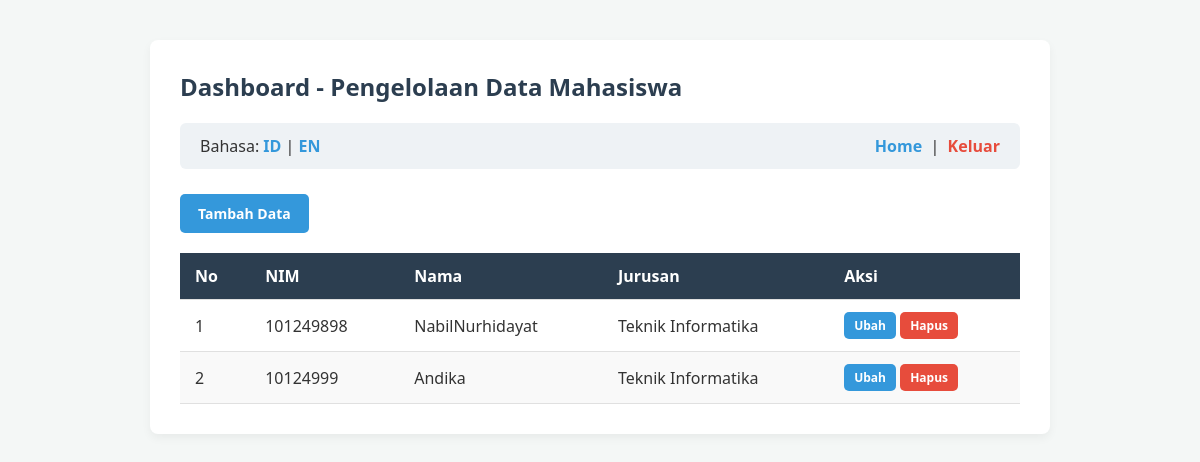
Page /mahasiswa/dashboard.php (signed in) on the committed database.
### tables this page shows
CREATE TABLE `mahasiswa` (
  `id` int(11) NOT NULL,
  `nim` varchar(20) NOT NULL,
  `nama` varchar(100) NOT NULL,
  `jurusan` varchar(100) NOT NULL
);

### lang.php (called while the page is built, shortened)
<?php
$lang = isset($_SESSION['lang']) ? $_SESSION['lang'] : 'id';
$teks = [
    'id' => [
        'title' => 'Pengelolaan Data Mahasiswa',
        'login' => 'Masuk',
        'logout' => 'Keluar',
        'add' => 'Tambah Data',
        'nim' => 'NIM',
        'name' => 'Nama',
        'major' => 'Jurusan',
        'action' => 'Aksi',
        'edit' => 'Ubah',
        'delete' => 'Hapus',
        'save' => 'Simpan',
        'back' => 'Kembali',
        'empty_error' => 'Data tidak boleh kosong!',
        'language' => 'Bahasa'
    ],
    'en' => [
        'title' => 'Student Data Management',
        'login' => 'Login',
        'logout' => 'Logout',
        'add' => 'Add Data',
        'nim' => 'Student ID',
        'name' => 'Name',
        'major' => 'Major',
        'action' => 'Action',
        'edit' => 'Edit',
        'delete' => 'Delete',
        'save' => 'Save',
        'back' => 'Back',
        'empty_error' => 'Data cannot be empty!',
        'language' => 'Language'
    ]
];
?>

### Mahasiswa/dashboard.php (the view, shortened to what this page needs)
<?php
require_once '../lang.php';
require_once '../config.php';
$query = "SELECT * FROM mahasiswa";
$result = mysqli_query($conn, $query);
?>
<!DOCTYPE html>
<html>
<head>
    <link rel="stylesheet" href="../style/style.css">
</head>
<body>
    <div class="container">
        <h2>Dashboard - <?= $teks[$lang]['title']; ?></h2>
        <div class="nav-bar">
            <div>
                <?= $teks[$lang]['language']; ?>: <a href="?lang=id">ID</a> | <a href="?lang=en">EN</a>
            </div>
            <div>
                <a href="../index.php">Home</a> &nbsp;|&nbsp;
                <a href="../auth/logout.php" class="nav-link-logout"><?= $teks[$lang]['logout']; ?></a>
            </div>
        </div>
        <a href="create.php" class="btn"><?= $teks[$lang]['add']; ?></a>
        <div class="table-responsive">
            <table>
                <thead>
                    <tr>
                        <th>No</th>
                        <th><?= $teks[$lang]['nim']; ?></th>
                        <th><?= $teks[$lang]['name']; ?></th>
                        <th><?= $teks[$lang]['major']; ?></th>
                        <th><?= $teks[$lang]['action']; ?></th>
                    </tr>
                </thead>
                <tbody>
                    <?php if (mysqli_num_rows($result) > 0): ?>
                        <?php $i = 1; while ($row = mysqli_fetch_assoc($result)): ?>
                        <tr>
                            <td><?= $i++; ?></td>
                            <td><?= htmlspecialchars($row['nim']); ?></td>
                            <td><?= htmlspecialchars($row['nama']); ?></td>
                            <td><?= htmlspecialchars($row['jurusan']); ?></td>
                            <td>
                                <a href="update.php?id=<?= $row['id']; ?>" class="btn btn-sm"><?= $teks[$lang]['edit']; ?></a>
                                <a href="delete.php?id=<?= $row['id']; ?>" class="btn btn-sm btn-danger" onclick="return confirm('Yakin hapus data ini?');"><?= $teks[$lang]['delete']; ?></a>
                            </td>
                        </tr>
                        <?php endwhile; ?>
                    <?php else: ?>
                        <tr>
                            <td colspan="5" class="text-center">Belum ada data mahasiswa.</td>
                        </tr>
                    <?php endif; ?>
                </tbody>
            </table>
        </div>
    </div>
</body>
</html>

### style/style.css (style rules this page uses)
* { box-sizing: border-box; margin: 0; padding: 0; font-family: 'Segoe UI', Tahoma, Geneva, Verdana, sans-serif; }
body { background-color: #f4f7f6; color: #333; display: flex; justify-content: center; align-items: flex-start; min-height: 100vh; padding: 40px 20px; }
.container { width: 100%; max-width: 900px; background: #ffffff; padding: 30px; border-radius: 8px; box-shadow: 0 4px 10px rgba(0, 0, 0, 0.05); }
h2 { margin-bottom: 20px; color: #2c3e50; }
.nav-bar { display: flex; justify-content: space-between; align-items: center; background: #eef2f5; padding: 12px 20px; border-radius: 6px; margin-bottom: 25px; }
.nav-bar a { color: #3498db; text-decoration: none; font-weight: 600; }
.nav-link-logout { color: #e74c3c !important; }
.btn { display: inline-block; padding: 10px 18px; background-color: #3498db; color: #ffffff; border: none; border-radius: 5px; cursor: pointer; text-decoration: none; font-size: 14px; font-weight: 600; transition: background-color 0.2s ease; }
.btn-danger { background-color: #e74c3c; }
.btn-sm { padding: 5px 10px; font-size: 12px; }
.table-responsive { overflow-x: auto; margin-top: 20px; }
table { width: 100%; border-collapse: collapse; }
table th, table td { padding: 12px 15px; text-align: left; border-bottom: 1px solid #e0e0e0; }
table th { background-color: #2c3e50; color: #ffffff; font-weight: 600; }
table tr:nth-child(even) { background-color: #f9f9f9; }

### rows in the picture
mahasiswa: nim "101249898", nama "NabilNurhidayat", jurusan "Teknik Informatika"
mahasiswa: nim "10124999", nama "Andika", jurusan "Teknik Informatika"

### other values in the picture
$teks[$lang]['title'] "Pengelolaan Data Mahasiswa"
$teks[$lang]['language'] "Bahasa"
$teks[$lang]['logout'] "Keluar"
$teks[$lang]['add'] "Tambah Data"
$teks[$lang]['nim'] "NIM"
$teks[$lang]['name'] "Nama"
$teks[$lang]['major'] "Jurusan"
$teks[$lang]['action'] "Aksi"
